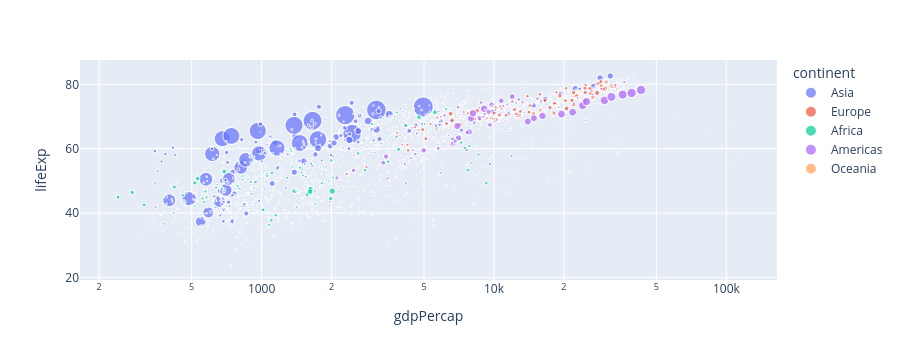

The notebook cell saved with this chart:
### Markdown cell above
That's much more like a straight line.

Now let's differentiate the countries by size and continent.  It makes intuitive sense to make bigger countries bigger and smaller countries smaller (ordinal data) and to use color to indicate the continent they belong to (nominal data).

### Code cell
fig=px.scatter(df,
               x="gdpPercap",
               y="lifeExp",
               size="pop",
               color="continent",
              log_x=True,
              )
#Display the plot
fig.show()

### Figure 1 — Plotly figure (JSON) as saved in the notebook; plotly's stock layout.template omitted (floating-point values rounded to 4 significant figures; data arrays with more than 128 entries replaced by an {"elided": "..."} marker saying what was removed)
{"data": [{"hovertemplate": "continent=Asia<br>gdpPercap=%{x}<br>lifeExp=%{y}<br>pop=%{marker.size}<extra></extra>", "legendgroup": "Asia", "marker": {"color": "#636efa", "size": {"elided": "396 int values"}, "sizemode": "area", "sizeref": 3297000.0, "symbol": "circle"}, "mode": "markers", "name": "Asia", "showlegend": true, "type": "scattergl", "x": {"elided": "396 float values"}, "xaxis": "x", "y": {"elided": "396 float values"}, "yaxis": "y"}, {"hovertemplate": "continent=Europe<br>gdpPercap=%{x}<br>lifeExp=%{y}<br>pop=%{marker.size}<extra></extra>", "legendgroup": "Europe", "marker": {"color": "#EF553B", "size": {"elided": "360 int values"}, "sizemode": "area", "sizeref": 3297000.0, "symbol": "circle"}, "mode": "markers", "name": "Europe", "showlegend": true, "type": "scattergl", "x": {"elided": "360 float values"}, "xaxis": "x", "y": {"elided": "360 float values"}, "yaxis": "y"}, {"hovertemplate": "continent=Africa<br>gdpPercap=%{x}<br>lifeExp=%{y}<br>pop=%{marker.size}<extra></extra>", "legendgroup": "Africa", "marker": {"color": "#00cc96", "size": {"elided": "624 int values"}, "sizemode": "area", "sizeref": 3297000.0, "symbol": "circle"}, "mode": "markers", "name": "Africa", "showlegend": true, "type": "scattergl", "x": {"elided": "624 float values"}, "xaxis": "x", "y": {"elided": "624 float values"}, "yaxis": "y"}, {"hovertemplate": "continent=Americas<br>gdpPercap=%{x}<br>lifeExp=%{y}<br>pop=%{marker.size}<extra></extra>", "legendgroup": "Americas", "marker": {"color": "#ab63fa", "size": {"elided": "300 int values"}, "sizemode": "area", "sizeref": 3297000.0, "symbol": "circle"}, "mode": "markers", "name": "Americas", "showlegend": true, "type": "scattergl", "x": {"elided": "300 float values"}, "xaxis": "x", "y": {"elided": "300 float values"}, "yaxis": "y"}, {"hovertemplate": "continent=Oceania<br>gdpPercap=%{x}<br>lifeExp=%{y}<br>pop=%{marker.size}<extra></extra>", "legendgroup": "Oceania", "marker": {"color": "#FFA15A", "size": [8691212, 9712569, 10794968, 11872264, 13177000, 14074100, 15184200, 16257249, 17481977, 18565243, 19546792, 20434176, 1994794, 2229407, 2488550, 2728150, 2929100, 3164900, 3210650, 3317166, 3437674, 3676187, 3908037, 4115771], "sizemode": "area", "sizeref": 3297000.0, "symbol": "circle"}, "mode": "markers", "name": "Oceania", "showlegend": true, "type": "scattergl", "x": [10040.0, 10950.0, 12220.0, 14530.0, 16790.0, 18330.0, 19480.0, 21890.0, 23420.0, 27000.0, 30690.0, 34440.0, 10560.0, 12250.0, 13180.0, 14460.0, 16050.0, 16230.0, 17630.0, 19010.0, 18360.0, 21050.0, 23190.0, 25190.0], "xaxis": "x", "y": [69.12, 70.33, 70.93, 71.1, 71.93, 73.49, 74.74, 76.32, 77.56, 78.83, 80.37, 81.23, 69.39, 70.26, 71.24, 71.52, 71.89, 72.22, 73.84, 74.32, 76.33, 77.55, 79.11, 80.2], "yaxis": "y"}], "layout": {"autosize": true, "height": 360, "legend": {"itemsizing": "constant", "title": {"text": "continent"}, "tracegroupgap": 0}, "margin": {"t": 60}, "xaxis": {"anchor": "y", "autorange": true, "domain": [0, 1], "range": [2.206, 5.229], "title": {"text": "gdpPercap"}, "type": "log"}, "yaxis": {"anchor": "x", "autorange": true, "domain": [0, 1], "range": [19.25, 87.54], "title": {"text": "lifeExp"}, "type": "linear"}}}
